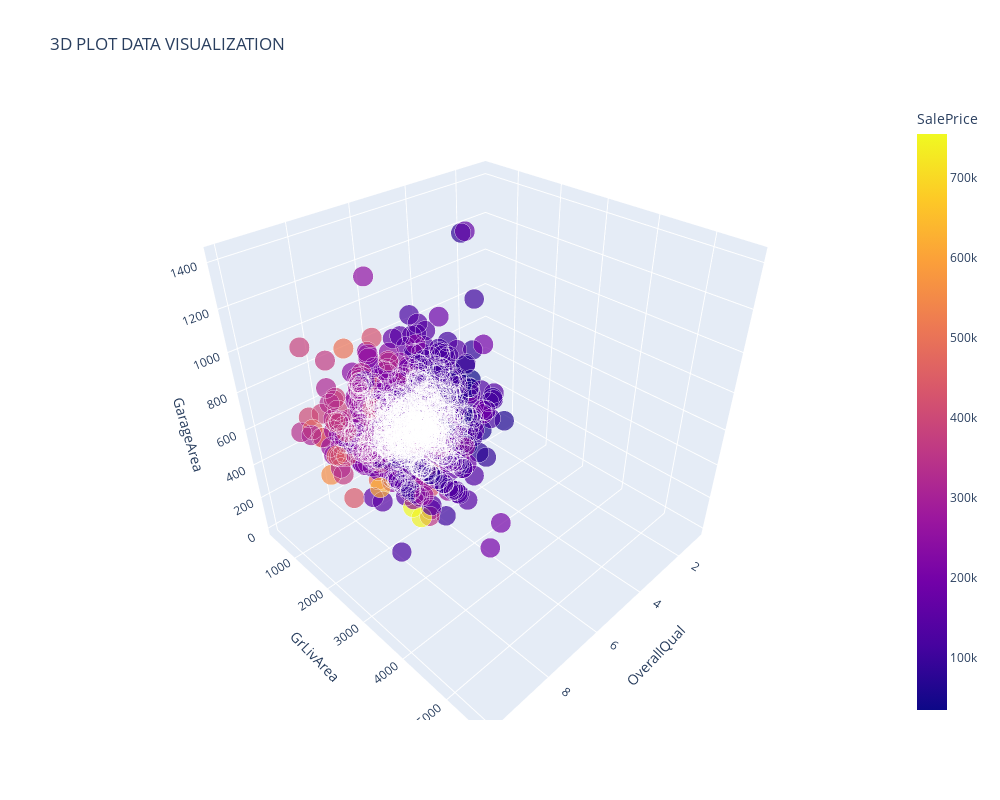

This figure's notebook cell:
### Markdown cell above
### DATA VISUALIZATION

### Code cell
import plotly.express as px

fig = px.scatter_3d(df, x="OverallQual", y="GrLivArea", z="GarageArea", size = 'YearBuilt', color='SalePrice',
      title= '3D PLOT DATA VISUALIZATION', opacity=0.7)

fig.update_layout(
    autosize=False,
    width=1000,
    height=800
)

fig.show()

### Figure 1 — Plotly figure (JSON) as saved in the notebook; plotly's stock layout.template omitted (floating-point values rounded to 4 significant figures; data arrays with more than 128 entries replaced by an {"elided": "..."} marker saying what was removed)
{"data": [{"hovertemplate": "OverallQual=%{x}<br>GrLivArea=%{y}<br>GarageArea=%{z}<br>YearBuilt=%{marker.size}<br>SalePrice=%{marker.color}<extra></extra>", "legendgroup": "", "marker": {"color": {"elided": "1460 int values"}, "coloraxis": "coloraxis", "opacity": 0.7, "size": {"elided": "1460 int values"}, "sizemode": "area", "sizeref": 5.025, "symbol": "circle"}, "mode": "markers", "name": "", "scene": "scene", "showlegend": false, "type": "scatter3d", "x": {"elided": "1460 int values"}, "y": {"elided": "1460 int values"}, "z": {"elided": "1460 int values"}}], "layout": {"autosize": false, "coloraxis": {"colorbar": {"title": {"text": "SalePrice"}}, "colorscale": [[0, "#0d0887"], [0.1111, "#46039f"], [0.2222, "#7201a8"], [0.3333, "#9c179e"], [0.4444, "#bd3786"], [0.5556, "#d8576b"], [0.6667, "#ed7953"], [0.7778, "#fb9f3a"], [0.8889, "#fdca26"], [1, "#f0f921"]]}, "height": 800, "legend": {"itemsizing": "constant", "tracegroupgap": 0}, "scene": {"domain": {"x": [0, 1], "y": [0, 1]}, "xaxis": {"title": {"text": "OverallQual"}}, "yaxis": {"title": {"text": "GrLivArea"}}, "zaxis": {"title": {"text": "GarageArea"}}}, "title": {"text": "3D PLOT DATA VISUALIZATION"}, "width": 1000}}
